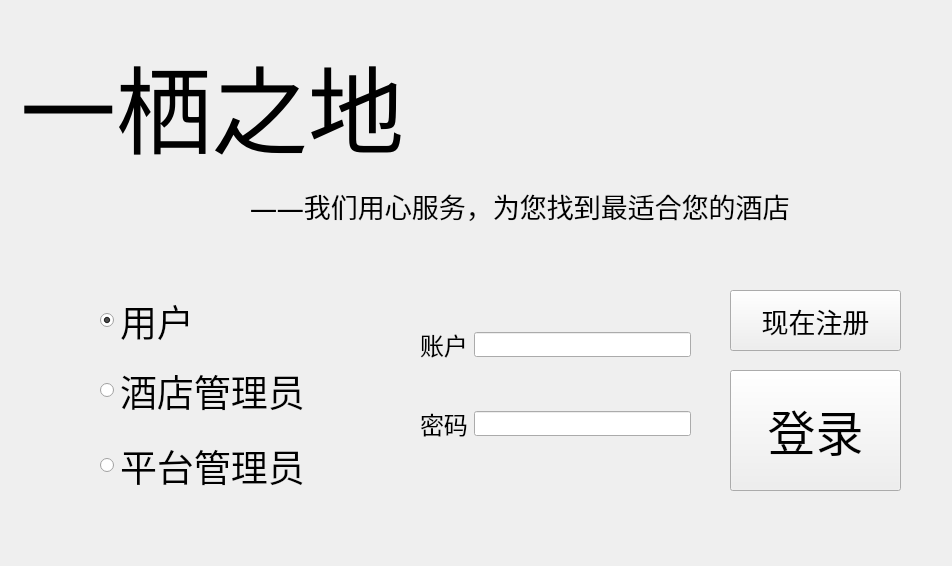
<?xml version="1.0" encoding="UTF-8"?>
<ui version="4.0">
 <class>loginwindow1</class>
 <widget class="QWidget" name="loginwindow1">
  <property name="geometry">
   <rect>
    <x>0</x>
    <y>0</y>
    <width>952</width>
    <height>566</height>
   </rect>
  </property>
  <property name="sizePolicy">
   <sizepolicy hsizetype="Fixed" vsizetype="Fixed">
    <horstretch>0</horstretch>
    <verstretch>0</verstretch>
   </sizepolicy>
  </property>
  <property name="minimumSize">
   <size>
    <width>0</width>
    <height>0</height>
   </size>
  </property>
  <property name="maximumSize">
   <size>
    <width>10000</width>
    <height>10000</height>
   </size>
  </property>
  <property name="font">
   <font>
    <family>微软雅黑</family>
    <weight>75</weight>
    <bold>true</bold>
   </font>
  </property>
  <property name="windowTitle">
   <string>Form</string>
  </property>
  <property name="styleSheet">
   <string notr="true"/>
  </property>
  <widget class="QLabel" name="label">
   <property name="geometry">
    <rect>
     <x>20</x>
     <y>30</y>
     <width>531</width>
     <height>151</height>
    </rect>
   </property>
   <property name="font">
    <font>
     <family>微软雅黑</family>
     <pointsize>72</pointsize>
     <weight>50</weight>
     <bold>false</bold>
    </font>
   </property>
   <property name="text">
    <string>一栖之地</string>
   </property>
  </widget>
  <widget class="QLabel" name="label_2">
   <property name="geometry">
    <rect>
     <x>250</x>
     <y>180</y>
     <width>681</width>
     <height>51</height>
    </rect>
   </property>
   <property name="font">
    <font>
     <family>微软雅黑</family>
     <pointsize>20</pointsize>
     <weight>50</weight>
     <bold>false</bold>
    </font>
   </property>
   <property name="text">
    <string>——我们用心服务，为您找到最适合您的酒店</string>
   </property>
  </widget>
  <widget class="QRadioButton" name="btnCustomer">
   <property name="enabled">
    <bool>true</bool>
   </property>
   <property name="geometry">
    <rect>
     <x>100</x>
     <y>290</y>
     <width>251</width>
     <height>61</height>
    </rect>
   </property>
   <property name="font">
    <font>
     <family>微软雅黑</family>
     <pointsize>28</pointsize>
     <weight>50</weight>
     <bold>false</bold>
    </font>
   </property>
   <property name="autoFillBackground">
    <bool>false</bool>
   </property>
   <property name="text">
    <string>用户</string>
   </property>
   <property name="checked">
    <bool>true</bool>
   </property>
  </widget>
  <widget class="QRadioButton" name="btnHotelM">
   <property name="enabled">
    <bool>true</bool>
   </property>
   <property name="geometry">
    <rect>
     <x>100</x>
     <y>360</y>
     <width>261</width>
     <height>61</height>
    </rect>
   </property>
   <property name="font">
    <font>
     <family>微软雅黑</family>
     <pointsize>28</pointsize>
     <weight>50</weight>
     <bold>false</bold>
    </font>
   </property>
   <property name="text">
    <string>酒店管理员</string>
   </property>
  </widget>
  <widget class="QRadioButton" name="btnPlatformM">
   <property name="enabled">
    <bool>true</bool>
   </property>
   <property name="geometry">
    <rect>
     <x>100</x>
     <y>440</y>
     <width>261</width>
     <height>51</height>
    </rect>
   </property>
   <property name="font">
    <font>
     <family>微软雅黑</family>
     <pointsize>28</pointsize>
     <weight>50</weight>
     <bold>false</bold>
    </font>
   </property>
   <property name="text">
    <string>平台管理员</string>
   </property>
  </widget>
  <widget class="QPushButton" name="btnEnter">
   <property name="geometry">
    <rect>
     <x>730</x>
     <y>370</y>
     <width>171</width>
     <height>121</height>
    </rect>
   </property>
   <property name="font">
    <font>
     <family>微软雅黑</family>
     <pointsize>36</pointsize>
     <weight>50</weight>
     <bold>false</bold>
    </font>
   </property>
   <property name="text">
    <string>登录</string>
   </property>
  </widget>
  <widget class="QPushButton" name="btnRegister">
   <property name="geometry">
    <rect>
     <x>730</x>
     <y>290</y>
     <width>171</width>
     <height>61</height>
    </rect>
   </property>
   <property name="font">
    <font>
     <family>微软雅黑</family>
     <pointsize>20</pointsize>
     <weight>50</weight>
     <bold>false</bold>
    </font>
   </property>
   <property name="text">
    <string>现在注册</string>
   </property>
  </widget>
  <widget class="QWidget" name="layoutWidget">
   <property name="geometry">
    <rect>
     <x>420</x>
     <y>290</y>
     <width>271</width>
     <height>191</height>
    </rect>
   </property>
   <layout class="QGridLayout" name="gridLayout">
    <item row="0" column="0">
     <widget class="QLabel" name="label_3">
      <property name="font">
       <font>
        <family>微软雅黑</family>
        <pointsize>18</pointsize>
        <weight>50</weight>
        <bold>false</bold>
       </font>
      </property>
      <property name="text">
       <string>账户</string>
      </property>
     </widget>
    </item>
    <item row="0" column="1">
     <widget class="QLineEdit" name="lineAccount">
      <property name="enabled">
       <bool>true</bool>
      </property>
     </widget>
    </item>
    <item row="1" column="0">
     <widget class="QLabel" name="label_4">
      <property name="enabled">
       <bool>true</bool>
      </property>
      <property name="font">
       <font>
        <family>微软雅黑</family>
        <pointsize>18</pointsize>
        <weight>50</weight>
        <bold>false</bold>
       </font>
      </property>
      <property name="text">
       <string>密码</string>
      </property>
     </widget>
    </item>
    <item row="1" column="1">
     <widget class="QLineEdit" name="linePassword">
      <property name="enabled">
       <bool>true</bool>
      </property>
     </widget>
    </item>
   </layout>
  </widget>
 </widget>
 <resources/>
 <connections/>
</ui>
